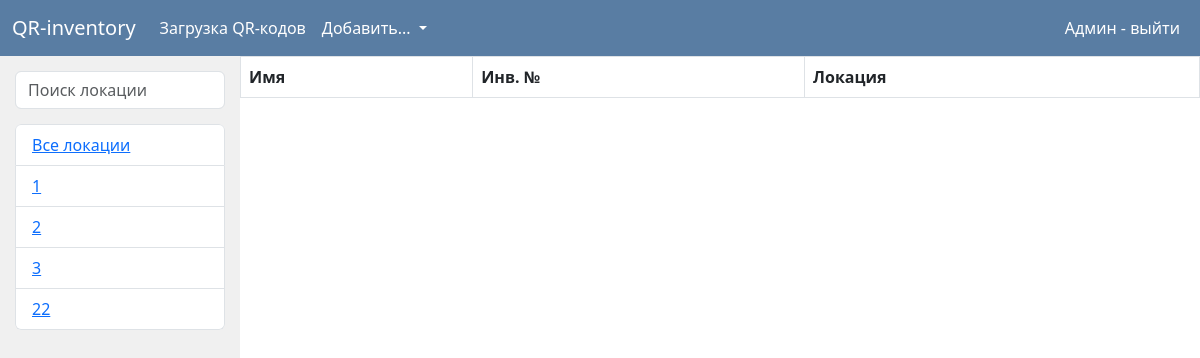
The app's page /admin/5 (signed in), older data.
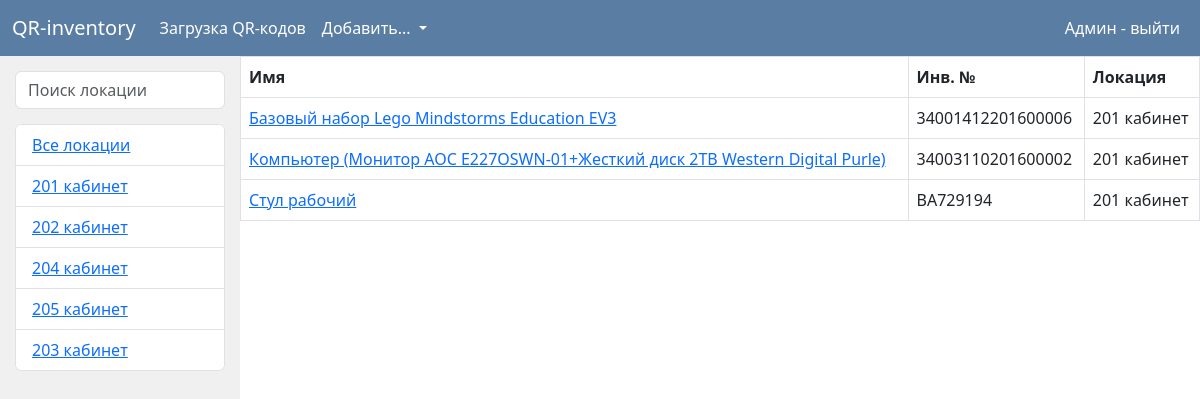
The same page, newer data.
### data/places.py (models this page shows)
class Place(SqlAlchemyBase, SerializerMixin):
    __tablename__ = 'places'
    id = sqlalchemy.Column(sqlalchemy.Integer,
                           primary_key=True, autoincrement=True)
    text = sqlalchemy.Column(sqlalchemy.String)

### data/objects.py (models this page shows, shortened)
class Object(SqlAlchemyBase, SerializerMixin):
    __tablename__ = 'objects'
    id = sqlalchemy.Column(sqlalchemy.Integer,
                           primary_key=True, autoincrement=True)
    name = sqlalchemy.Column(sqlalchemy.String, nullable=True)
    serial_number = sqlalchemy.Column(sqlalchemy.String, nullable=True)
    obj_place = sqlalchemy.Column(sqlalchemy.Integer, sqlalchemy.ForeignKey('places.id'),
                                  nullable=True)
    responsible_id = sqlalchemy.Column(sqlalchemy.Integer, sqlalchemy.ForeignKey('users.id'),
                                  nullable=True)
    checked = sqlalchemy.Column(sqlalchemy.Integer, nullable=True, default=1)

### data/users.py (the view)
        def _wrap(*args, **kwargs):
            if create_session().query(Role).filter(Role.name == role).first().id != current_user.role:
                return jsonify({'error': f"{current_user.email} hasn't got enough rights"})
            else:
                return func(*args, **kwargs)

### data/db_session.py (called while the page is built)
def create_session() -> Session:
    global __factory
    return __factory()

### data/users.py (called while the page is built)
def role_required(role):
    def role_decorator(func):
        def _wrap(*args, **kwargs):
            if create_session().query(Role).filter(Role.name == role).first().id != current_user.role:
                return jsonify({'error': f"{current_user.email} hasn't got enough rights"})
            else:
                return func(*args, **kwargs)
        _wrap.__name__ = func.__name__
        return _wrap
    return role_decorator

### flask_app.py (called while the page is built)
@login_manager.user_loader
def load_user(user_id):
    return db_sess.query(User).get(user_id)

### front/admin_pages.py (called while the page is built)
@app.route('/admin/<int:id>')
@login_required
@role_required('admin')
def admin_place_objects(id):
    db_sess = db_session.create_session()
    objects = db_sess.query(Object).filter(Object.obj_place == id)
    places = db_sess.query(Place)
    return render_template("admin/main_page.html", objects=objects, places=places, title='QR-inventory')

### templates/admin/main_page.html (shortened to what this page needs)
{% extends "admin/base.html" %}
{% block content %}
    <div class="main_container">
        <div class="places">
            <input class="form-control" id="placesSearch" type="text" placeholder="Поиск локации">
            <ul class="list-group" id="placesList">
                <li class="list-group-item"><a href="/admin"> Все локации </a></li>
                {% for place in places %}
                    <li class="list-group-item"><a href="/admin/{{ place.id }}"> {{ place.text }}</a></li>
                {% endfor %}
            </ul>
        </div>
        <div class="objects">
            <table class="table table-bordered" id="objTable">
                <thead>
                <tr>
                    <th>Имя</th>
                    <th>Инв. №</th>
                    <th>Локация</th>
                </tr>
                </thead>
                <tbody>
                {% for obj in objects %}
                    <tr>
                        <td><a href="/admin/object/{{ obj.id }}"> {{ obj.name }} </a></td>
                        <td> {{ obj.serial_number }} </td>
                        {% if places.get(obj.obj_place) %}
                            <td> {{ places.get(obj.obj_place).text }} </td>
                        {% else %}
                            <td> -</td>
                        {% endif %}
                    </tr>
                {% endfor %}
                </tbody>
            </table>
        </div>
{% endblock %}

Row changes from the older to the newer data that the page shows:
removed Place: text "1"
removed Place: text "2"
removed Place: text "3"
removed Place: text "22"
added Place: text "201 кабинет"
added Place: text "202 кабинет"
added Place: text "204 кабинет"
added Place: text "205 кабинет"
added Place: text "203 кабинет"
now on this page (row edited): Object: name "Базовый набор Lego Mindstorms Education EV3", serial_number "34001412201600006", get "201 кабинет"
now on this page (row edited): Object: name "Компьютер (Монитор AOC E227OSWN-01+Жесткий диск 2ТВ Western Digital Purle)", serial_number "34003110201600002", get "201 кабинет"
added Object: name "Стул рабочий", serial_number "BA729194", get "201 кабинет"
